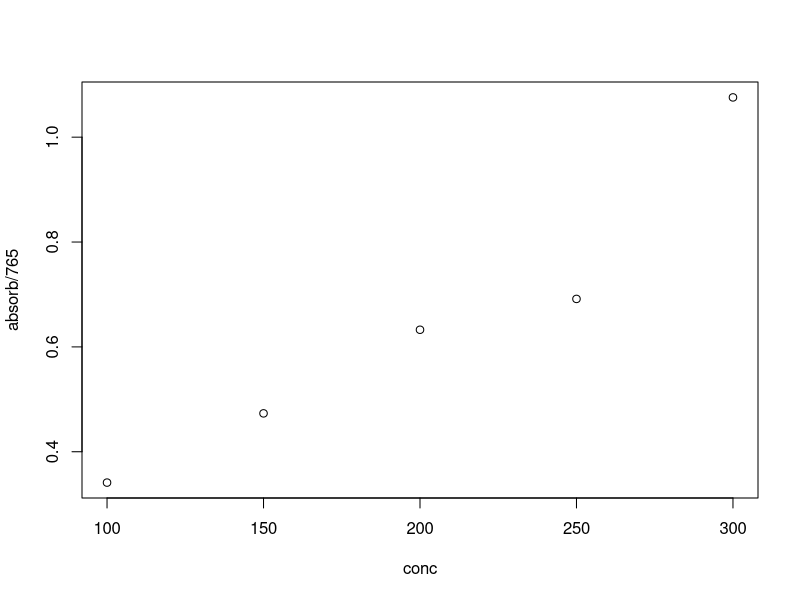

The R script that drew this image:
### 22 July 2019 - Cat
# Let's make a standard curve for Total Phenolics

df <- data.frame(conc = c(100, 150, 200, 250, 300), absorb = c(261, 362, 484, 529, 823))

lm((absorb/765) ~ conc, data=df)


plot(absorb/765~conc, data=df)


df.oneround <- data.frame(conc=c(100, 150, 200, 250), absorb=c(0.02, 0.0339, 0.0423, 0.07))
lm(absorb/765~conc, data=df.oneround)
